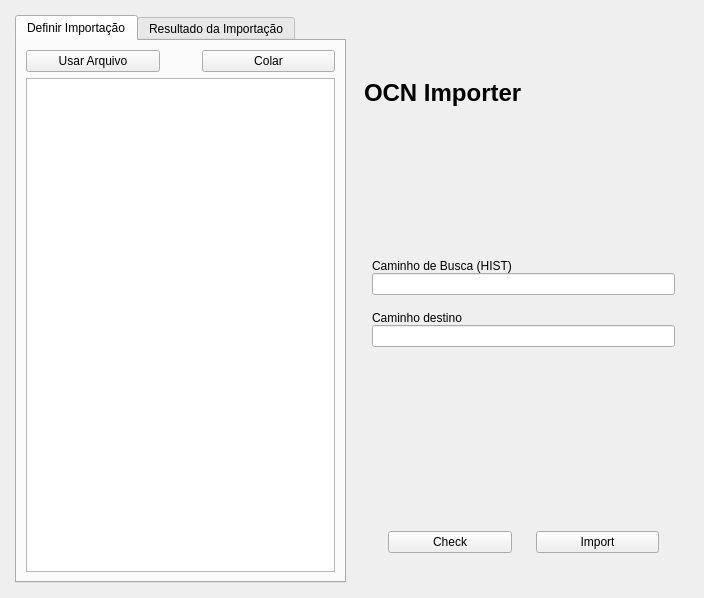
<?xml version="1.0" encoding="UTF-8"?>
<ui version="4.0">
 <class>MainWindow</class>
 <widget class="QMainWindow" name="MainWindow">
  <property name="geometry">
   <rect>
    <x>0</x>
    <y>0</y>
    <width>704</width>
    <height>598</height>
   </rect>
  </property>
  <property name="windowTitle">
   <string>MainWindow</string>
  </property>
  <widget class="QWidget" name="centralwidget">
   <layout class="QHBoxLayout" name="horizontalLayout_2">
    <property name="spacing">
     <number>0</number>
    </property>
    <property name="sizeConstraint">
     <enum>QLayout::SetMaximumSize</enum>
    </property>
    <item>
     <layout class="QVBoxLayout" name="io_imports_layout">
      <property name="spacing">
       <number>0</number>
      </property>
      <property name="leftMargin">
       <number>6</number>
      </property>
      <property name="topMargin">
       <number>6</number>
      </property>
      <property name="rightMargin">
       <number>6</number>
      </property>
      <property name="bottomMargin">
       <number>6</number>
      </property>
      <item>
       <widget class="QTabWidget" name="io_imports_tab_widget">
        <property name="currentIndex">
         <number>0</number>
        </property>
        <widget class="QWidget" name="a_set_imports_tab_layout">
         <attribute name="title">
          <string>Definir Importação</string>
         </attribute>
         <layout class="QVBoxLayout" name="verticalLayout_8">
          <item>
           <layout class="QHBoxLayout" name="set_import_btns_layout">
            <property name="spacing">
             <number>42</number>
            </property>
            <item>
             <widget class="QPushButton" name="use_import_list_file_btn">
              <property name="text">
               <string>Usar Arquivo</string>
              </property>
             </widget>
            </item>
            <item>
             <widget class="QPushButton" name="paste_import_list_btn">
              <property name="text">
               <string>Colar</string>
              </property>
             </widget>
            </item>
           </layout>
          </item>
          <item>
           <widget class="QTextEdit" name="input_import_list_text_edit"/>
          </item>
         </layout>
        </widget>
        <widget class="QWidget" name="imports_results_tab_layout">
         <attribute name="title">
          <string>Resultado da Importação</string>
         </attribute>
         <layout class="QVBoxLayout" name="verticalLayout_10">
          <item>
           <layout class="QHBoxLayout" name="import_results_btns_layout">
            <property name="spacing">
             <number>42</number>
            </property>
            <item>
             <widget class="QPushButton" name="export_import_results_btn">
              <property name="text">
               <string>Exportar</string>
              </property>
             </widget>
            </item>
            <item>
             <widget class="QPushButton" name="copy_import_results_btn">
              <property name="text">
               <string>Copiar</string>
              </property>
             </widget>
            </item>
           </layout>
          </item>
          <item>
           <widget class="QTextEdit" name="output_import_result_text_edit">
            <property name="readOnly">
             <bool>true</bool>
            </property>
            <property name="textInteractionFlags">
             <set>Qt::TextSelectableByKeyboard|Qt::TextSelectableByMouse</set>
            </property>
           </widget>
          </item>
         </layout>
        </widget>
       </widget>
      </item>
     </layout>
    </item>
    <item>
     <layout class="QVBoxLayout" name="main_layout" stretch="0,0,0">
      <property name="spacing">
       <number>128</number>
      </property>
      <property name="sizeConstraint">
       <enum>QLayout::SetMaximumSize</enum>
      </property>
      <property name="leftMargin">
       <number>12</number>
      </property>
      <property name="topMargin">
       <number>12</number>
      </property>
      <property name="rightMargin">
       <number>12</number>
      </property>
      <property name="bottomMargin">
       <number>12</number>
      </property>
      <item>
       <layout class="QVBoxLayout" name="main_title_layout" stretch="2">
        <property name="topMargin">
         <number>42</number>
        </property>
        <item>
         <widget class="QLabel" name="main_title_label">
          <property name="styleSheet">
           <string notr="true">font-weight: 900;
font-size: 24px;</string>
          </property>
          <property name="text">
           <string>OCN Importer</string>
          </property>
         </widget>
        </item>
       </layout>
      </item>
      <item>
       <layout class="QVBoxLayout" name="input_src_and_dest_paths_layouts">
        <property name="spacing">
         <number>0</number>
        </property>
        <property name="topMargin">
         <number>0</number>
        </property>
        <property name="bottomMargin">
         <number>24</number>
        </property>
        <item>
         <layout class="QVBoxLayout" name="input_souce_dir_layout">
          <property name="spacing">
           <number>0</number>
          </property>
          <property name="sizeConstraint">
           <enum>QLayout::SetMinimumSize</enum>
          </property>
          <property name="leftMargin">
           <number>8</number>
          </property>
          <property name="topMargin">
           <number>8</number>
          </property>
          <property name="rightMargin">
           <number>8</number>
          </property>
          <property name="bottomMargin">
           <number>8</number>
          </property>
          <item>
           <widget class="QLabel" name="source_dir_label">
            <property name="text">
             <string>Caminho de Busca (HIST)</string>
            </property>
           </widget>
          </item>
          <item>
           <widget class="QLineEdit" name="source_dir_line_edit"/>
          </item>
         </layout>
        </item>
        <item>
         <layout class="QVBoxLayout" name="input_destination_dir_layout">
          <property name="spacing">
           <number>0</number>
          </property>
          <property name="sizeConstraint">
           <enum>QLayout::SetMinimumSize</enum>
          </property>
          <property name="leftMargin">
           <number>8</number>
          </property>
          <property name="topMargin">
           <number>8</number>
          </property>
          <property name="rightMargin">
           <number>8</number>
          </property>
          <property name="bottomMargin">
           <number>8</number>
          </property>
          <item>
           <widget class="QLabel" name="destination_dir_label">
            <property name="text">
             <string>Caminho destino</string>
            </property>
           </widget>
          </item>
          <item>
           <widget class="QLineEdit" name="destination_dir_line_edit"/>
          </item>
         </layout>
        </item>
       </layout>
      </item>
      <item>
       <layout class="QHBoxLayout" name="main_import_btns_layouts">
        <property name="spacing">
         <number>24</number>
        </property>
        <property name="leftMargin">
         <number>24</number>
        </property>
        <property name="topMargin">
         <number>24</number>
        </property>
        <property name="rightMargin">
         <number>24</number>
        </property>
        <property name="bottomMargin">
         <number>24</number>
        </property>
        <item>
         <widget class="QPushButton" name="check_import_btn">
          <property name="text">
           <string>Check</string>
          </property>
         </widget>
        </item>
        <item>
         <widget class="QPushButton" name="import_btn">
          <property name="text">
           <string>Import</string>
          </property>
         </widget>
        </item>
       </layout>
      </item>
     </layout>
    </item>
   </layout>
  </widget>
  <widget class="QMenuBar" name="menubar">
   <property name="geometry">
    <rect>
     <x>0</x>
     <y>0</y>
     <width>704</width>
     <height>21</height>
    </rect>
   </property>
  </widget>
 </widget>
 <resources/>
 <connections/>
</ui>
